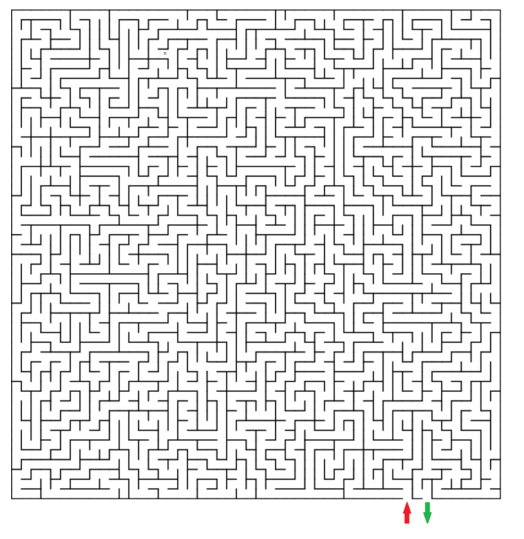
#> input picture Deployment/Path Finder/maze.jpg, 1048 x 1077 px (shown at 1/2 size)
$ python -i app.py   (imports and definitions only)
#> lines starting #> are read from the running program, lines starting #| are printed output that depends on the picture; after the words box and inside, x2 and y2 are one past the last pixel; in counts of white or black regions, pixels touching at a corner belong together
#> further down, picture is the input picture: shape (1077, 1048, 3); mean B, G, R 228, 228, 228
from flask import Flask, request, jsonify
import cv2
import numpy as np
from PIL import Image
import io
import time
from concurrent.futures import ThreadPoolExecutor

# [1 line not run here, left out]

def detect_boxes(image):
    """Detect boxes in the image using OpenCV."""
    gray = cv2.cvtColor(image, cv2.COLOR_BGR2GRAY)
    blurred = cv2.GaussianBlur(gray, (5, 5), 0)
    edges = cv2.Canny(blurred, 50, 150)
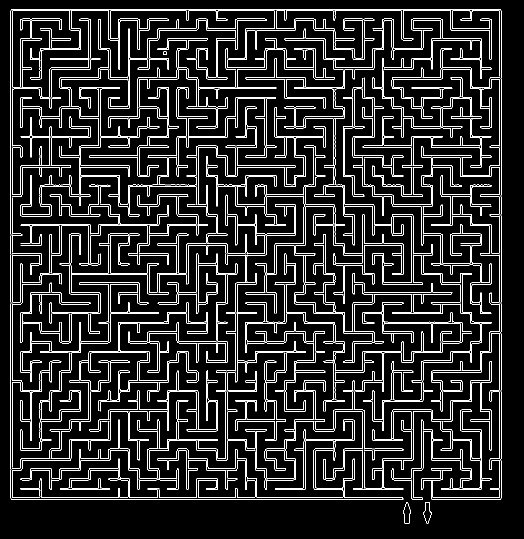
#> edges: shape (1077, 1048) (shown at 1/2 size); 8.9% white in thin lines or dots, all inside (x1, y1, x2, y2) = (21, 18, 1003, 1048)
    contours, _ = cv2.findContours(edges, cv2.RETR_EXTERNAL, cv2.CHAIN_APPROX_SIMPLE)
#> contours = 314 contours, 260 with area under 20; largest, box (x1, y1, x2, y2) and area: (846, 1004, 864, 1047) 408, (806, 1004, 822, 1048) 400, (510, 291, 807, 664) 139, (21, 18, 1003, 999) 139, (453, 705, 765, 957) 81

    boxes = []
    for contour in contours:
        epsilon = 0.02 * cv2.arcLength(contour, True)
        approx = cv2.approxPolyDP(contour, epsilon, True)

        if len(approx) == 4:  # Detecting quadrilateral (box)
            x, y, w, h = cv2.boundingRect(approx)
            center_x = x + w / 2
            center_y = y + h / 2
            angle = cv2.minAreaRect(contour)[-1]

            boxes.append({
                "x": round(center_x, 2),
                "y": round(center_y, 2),
                "z": 0,
                "orientation": round(angle, 2),
                "width": w,
                "height": h
            })
#> this loop made 314 passes
#> (epsilon, x, y, w, h, center_x, center_y, angle) on passes 165, 214, 235: (2.08, 921, 473, 40, 15, 941, 480.5, -19.75), (84.37, 648, 333, 273, 272, 784.5, 469, -35.5), (2.3, 42, 274, 20, 41, 52, 294.5, -25.35)
#> (epsilon, approx) on passes 3 to 8: (0, [[238, 995]]), (0, [[922, 975]]), (0, [[140, 975]]), (0, [[822, 958]]), (0, [[494, 958]]), (0, [[455, 958]])
#> after the loop, boxes = 3 items
    return boxes

# [63 lines left out: functions process_image, create_annotated_image, detect_boxes_endpoint, not called in this run]

# [2 lines not run here, left out]

>>> import cv2
>>> picture = cv2.imread('../Path Finder/maze.jpg')
>>> result = detect_boxes(picture)
#> result = 3 items
